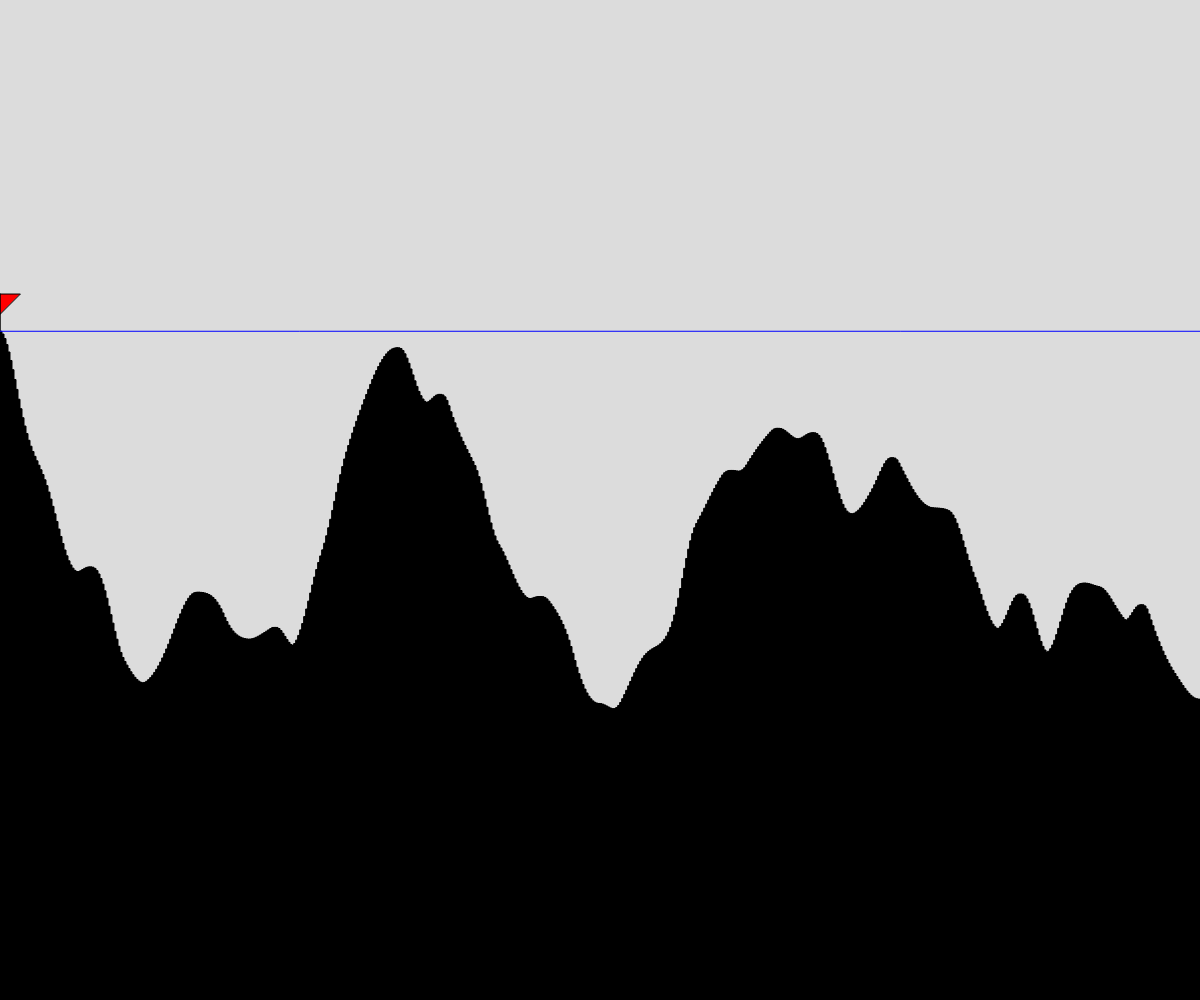
Frame 1 (no input)
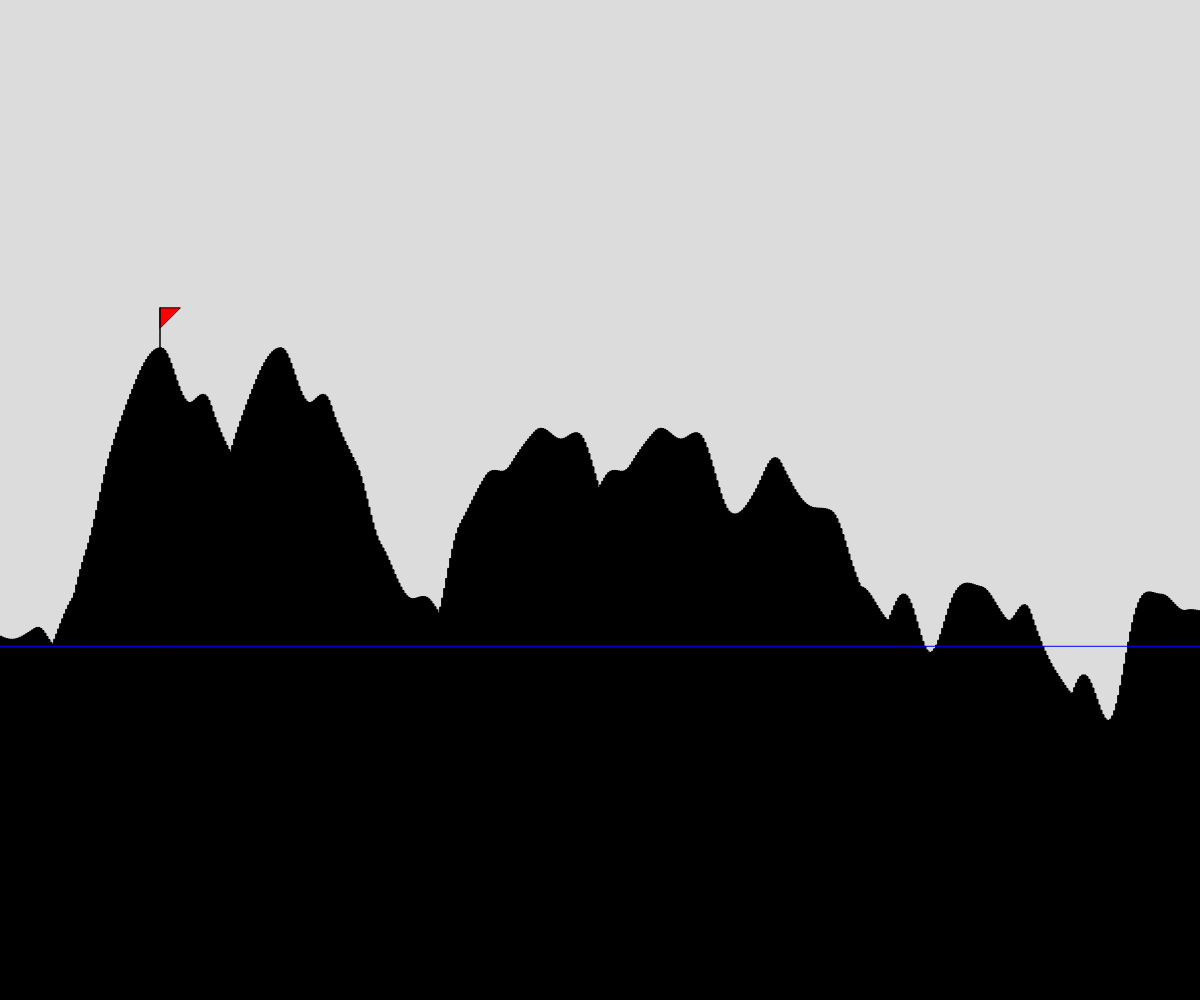
Frame 60 (no input)
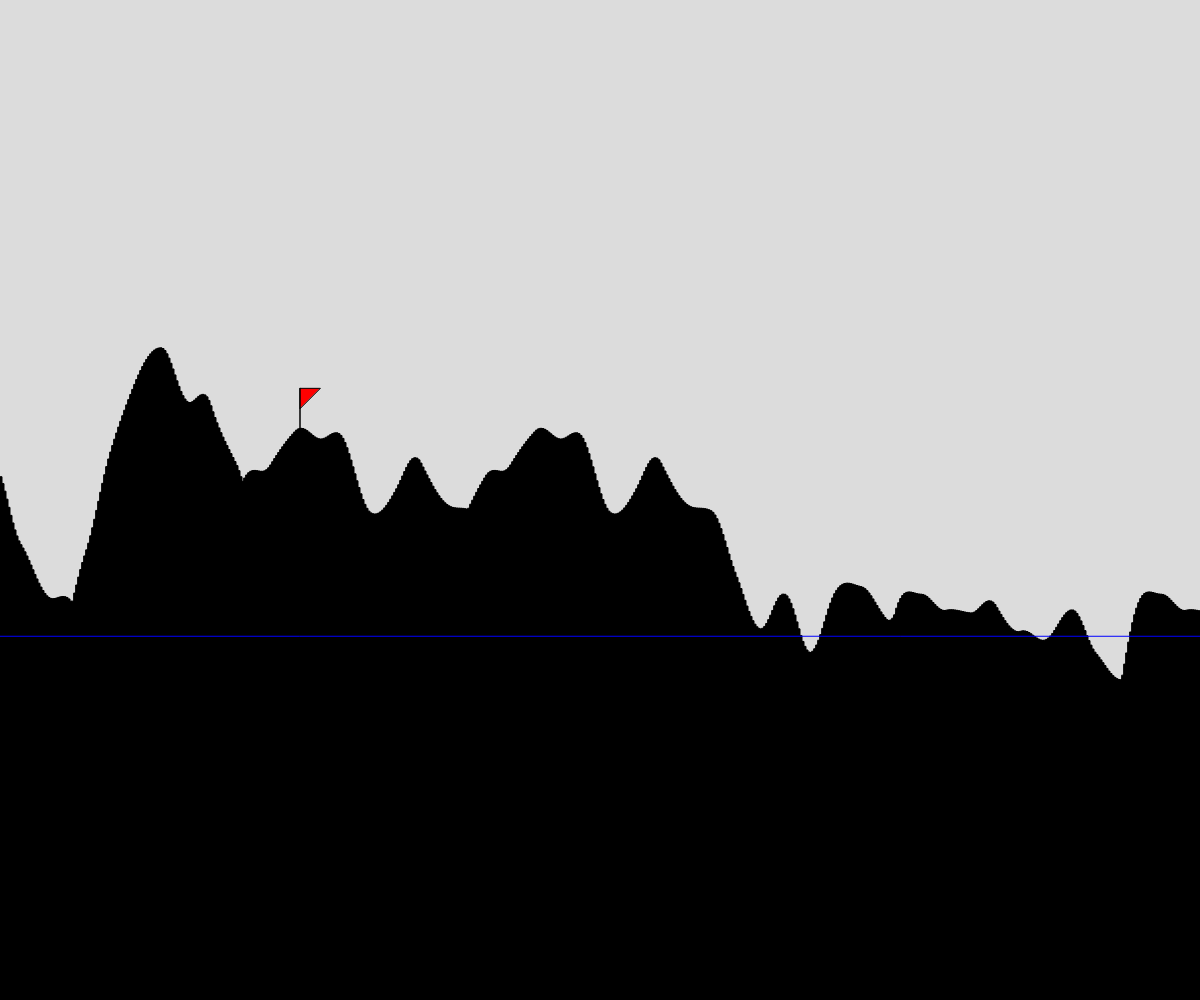
Frame 120 (the mouse pressed at the canvas centre since frame 60)

The p5.js sketch that drew these frames (run headless with seeded random() and noise() and a simulated clock; from frame 60 on, the mouse is pressed at the canvas centre):

// p5.js sketch
// ── sketch.js
// Project Title
// Your Name
// Date
//
// Extra for Experts:
// - describe what you did to take this project "above and beyond"


let rectWidth = 2; // Initial width of rectangles
let perlinXOffset = 0; // X offset for Perlin noise function
let highestPeakX = 0; // X coordinate of the highest peak
let highestPeakY = 0; // Y coordinate of the highest peak
let averageHeight = 0; // Average height of the terrain
let perlinXOffset2 = 0;

function setup() {
  createCanvas(windowWidth, windowHeight);
  frameRate(100);
  //generateTerrain();
}

function draw() {
  background(220);
  perlinXOffset += 0.01;
  perlinXOffset2 += 0.02;
  

  generateTerrain2();
  generateTerrain();
  drawFlag(highestPeakX, highestPeakY);

  calculateAverageHeight();
  drawAverageLine();
}

function keyPressed() {
  if (keyCode === LEFT_ARROW) {
    rectWidth -= 5; 
    generateTerrain(); 
  } 
  else if (keyCode === RIGHT_ARROW) {
    rectWidth += 5; 
    generateTerrain(); 
  }
}

function generateTerrain() {
  fill(0);
  let xoff = perlinXOffset2;
  let highest = 0;
  highestPeakX = 0;
  
  for (let x = 0; x < width; x += rectWidth) {
    let h = map(noise(xoff),0,1,0,height);
    rect(x, height-h, rectWidth, h);
    
    // Update highest peak
    if (h > highest) {
      highest = h;
      highestPeakX = x;
      highestPeakY = height - h;
    }
    
    xoff += 0.01; 
  }
}

function generateTerrain2() {
  fill(0);
  let xoff = perlinXOffset;
  let highest = 0;
  highestPeakX = 0;
  
  for (let x = 0; x < width; x += rectWidth) {
    let h = map(noise(xoff),0,1,0,height);
    rect(x, height-h, rectWidth, h);
    
    // Update highest peak
    if (h > highest) {
      highest = h;
      highestPeakX = x;
      highestPeakY = height - h;
    }
    
    xoff += 0.01; 
  }
}

function drawFlag(x, y) {
  fill(0);
  line(x , y - 40, x, y);
  fill(255, 0, 0);
  triangle(x, y-20, x , y - 40, x + 20, y - 40);
  fill(0);
  line(x , y - 40, x, y);
}

function calculateAverageHeight() {
  let total = 0;
  let count = 0;
  for (let x = 0; x < width; x += rectWidth) {
    let h = map(noise(perlinXOffset),0,1, 0,height);
    total += h;
    count++; 
  }
  averageHeight = total / count;
}

function drawAverageLine() {
  stroke(0, 0 , 255); 
  line(0, height - averageHeight, width, height - averageHeight);
  stroke(0);
}
